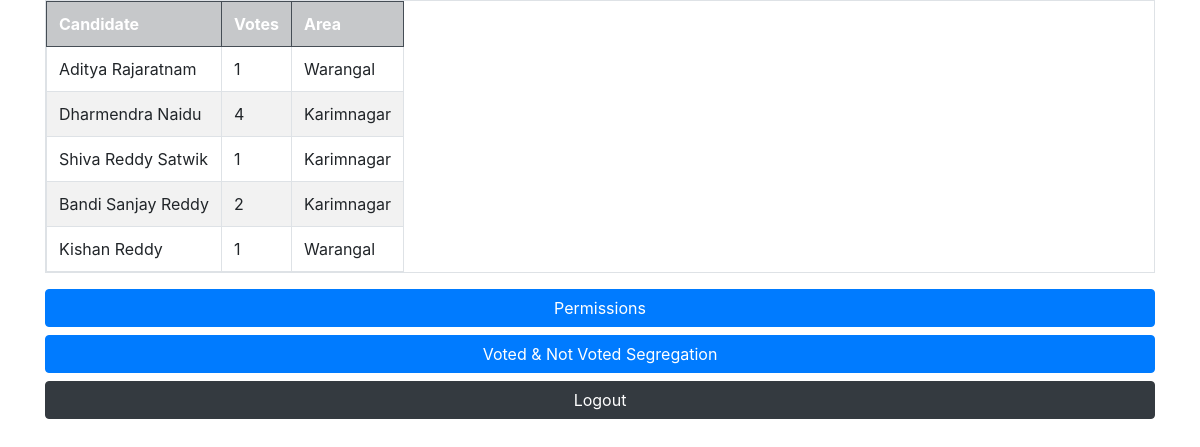
Page /analytics/ on the earlier database version.
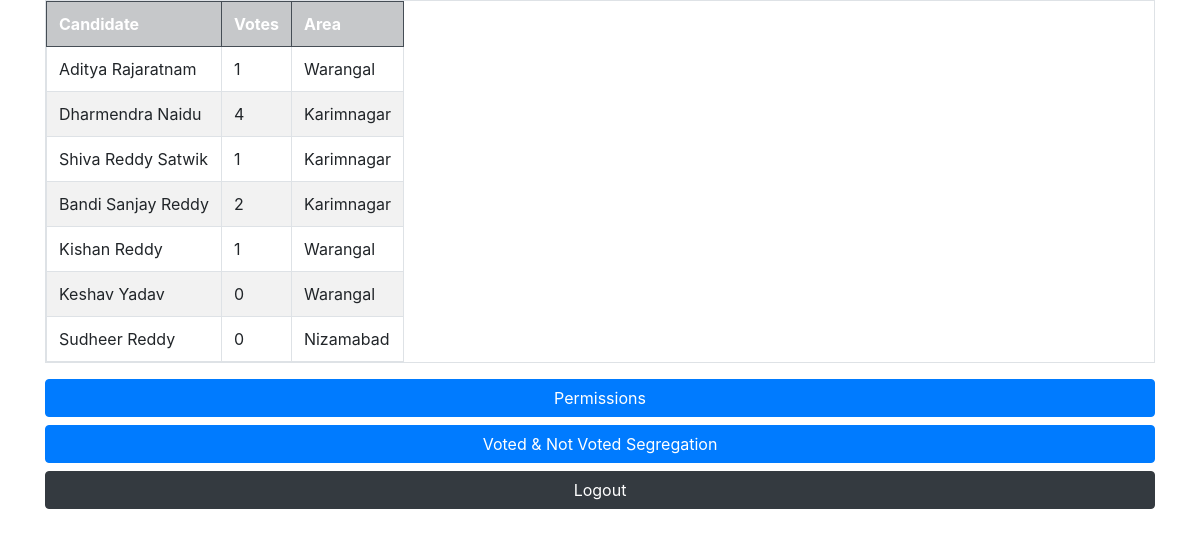
Same page on the later database version.
### voter/models.py (models this page shows, shortened)
class Candidate(models.Model):
    candidate_username = models.CharField(max_length=255, default = 'raju')
    candidate_name = models.CharField(max_length=50)
    votes          = models.IntegerField()
    area           = models.ForeignKey(Area, on_delete=models.PROTECT)

class Area(models.Model):
    area = models.CharField(max_length=20)
    area_id = models.IntegerField()
    def __str__(self) -> str:
        return self.area

### voter/views.py (the view)
# urls.py: path('analytics/', views.admin_analytics, name="admin-analytics"),
def admin_analytics(request):
    candidates = Candidate.objects.all()
    context = {
        'candidates': candidates
    }
    return render(request, 'admin-analytics.html', context)

### templates/admin-analytics.html
{% include 'base.html' %}
<center class="container">
    <table class="table table-striped table-hover table-bordered table-responsive">
        <tr class="table-dark">
          <th>Candidate</th>
          <th>Votes</th>
          <th>Area</th>
        </tr>
        {% for candidate in candidates %}
            <tr>
                <td>{{candidate.candidate_name}}</td>
                <td>{{candidate.votes}}</td>
                <td>{{candidate.area}}</td>
            </tr>
        {% endfor %}
    </table>
</center>
<div class="container">
    <a href="{% url 'admin-permissions' %}" class="btn btn-primary btn-block">Permissions</a>
    <a href="{% url 'admin-segregation' %}" class="btn btn-primary btn-block">Voted & Not Voted Segregation</a>
    <a href="{% url 'logoutt' %}" class="btn btn-block btn-dark">Logout</a>
</div>

### templates/base.html (shortened to what this page needs)
{% load static %}
 <link rel="stylesheet" href="https://cdn.jsdelivr.net/npm/bootstrap@4.4.1/dist/css/bootstrap.min.css">

Differences in the rows shown:
added Candidate: candidate_name "Keshav Yadav", votes "0", area "Warangal"
added Candidate: candidate_name "Sudheer Reddy", votes "0", area "Nizamabad"
